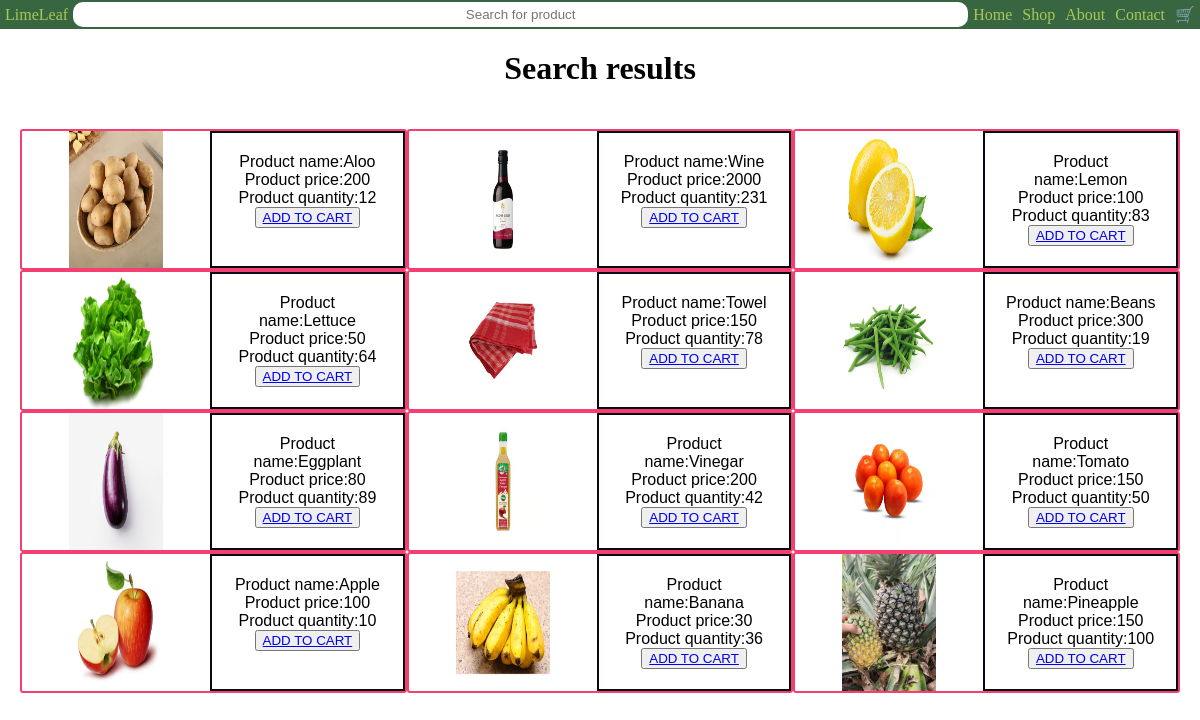
Screenshot of /search.php with the database file from the repository.
### tables this page shows
CREATE TABLE `products` (
  `ProductID` int(3) NOT NULL,
  `ProductName` varchar(255) DEFAULT NULL,
  `Price` decimal(8,0) DEFAULT NULL,
  `Quantity` int(10) DEFAULT NULL,
  `Image` varchar(255) NOT NULL
);

### search.php (the view, shortened to what this page needs)
<?php
require_once "connection.php";
include "navbar.php";
$searchTerm = $_POST['search'];
$query = "SELECT * FROM products WHERE ProductName like '%$searchTerm%'";
$result= mysqli_query($con, $query);
echo "<h1>Search results</h1>";
echo"<ul>";
while($row=mysqli_fetch_array($result))
{
   echo "<li>";
        echo "<div class='text-content'>";
        echo "Product name:". $row["ProductName"];
        echo "<br>";
        echo "Product price:". $row["Price"];
        echo "<br>";
        echo  "Product quantity:".$row["Quantity"];
        echo "<br>";
        echo "<button id='addToCart' ><a href='addToCart.php?id=".$row['ProductID']. "'>ADD TO CART</a></button>";
        echo "</div>";
        echo " <a id='img-link' href='product.php?id=".$row["ProductID"]."'>".
         "<img src='./Images/". $row["Image"].
        "'></a>";
   echo "</li>";
}
echo"</ul>";
?>
<!DOCTYPE html>
<html lang="en">
<head>
</head>
<body>
</body>
</html>

### style/navbar.css (style rules this page uses)
:root { --bg-color: #386641; --txt-color: #a7c957; }
body { margin: 0; }

### search.php (style rules this page uses)
:root { --dark-color: #070a12; --light-color: #f9f9fb; --accent-color: #f43f70; }
body { text-align: center; }
ul { display: grid; grid-template-columns: repeat(auto-fit, minmax(300px, 1fr)); font-family: Arial; list-style-type: none; margin: 0; padding: 20; overflow: hidden; }
li { display: flex; justify-content: space-between; flex-direction: row-reverse; border: var(--accent-color) 2px solid; border-radius: 3px; }
#img-link { text-decoration: none; color: black; width: 50%; height: 100%; }
#img-link img { width: inherit; height: inherit; }
.text-content { width: 40%; height: inherit; border: var(--dark-color) 2px solid; padding: 20px; }

### rows the page displays
products: ProductName "Aloo", Price "200", Quantity "12", Image (picture)
products: ProductName "Wine", Price "2000", Quantity "231", Image (picture)
products: ProductName "Lemon", Price "100", Quantity "83", Image (picture)
products: ProductName "Lettuce", Price "50", Quantity "64", Image (picture)
products: ProductName "Towel", Price "150", Quantity "78", Image (picture)
products: ProductName "Beans", Price "300", Quantity "19", Image (picture)
products: ProductName "Eggplant", Price "80", Quantity "89", Image (picture)
products: ProductName "Vinegar", Price "200", Quantity "42", Image (picture)
products: ProductName "Tomato", Price "150", Quantity "50", Image (picture)
products: ProductName "Apple", Price "100", Quantity "10", Image (picture)
products: ProductName "Banana", Price "30", Quantity "36", Image (picture)
products: ProductName "Pineapple", Price "150", Quantity "100", Image (picture)
